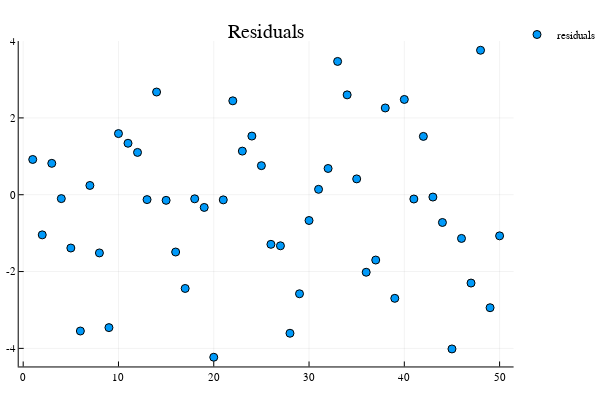

Notebook cell for this chart:
### Markdown cell above
Another way to visualize the residuals is to look at is as a scatter plot.  Each residual is above or below the $y=0$ line.

### Code cell
plot(collect([1:1:length(y)]), res, seriestype = :scatter, title = "Residuals", label = "residuals")

### Figure 1 — Plotly figure (JSON) as saved in the notebook; plotly's stock layout.template omitted (floating-point values rounded to 4 significant figures)
{"data": [{"colorbar": {"title": ""}, "legendgroup": "residuals", "marker": {"color": "rgba(0, 154, 250, 1.000)", "line": {"color": "rgba(0, 0, 0, 1.000)", "width": 1}, "size": 8, "symbol": "circle"}, "mode": "markers", "name": "residuals", "showlegend": true, "type": "scatter", "x": [1, 2, 3, 4, 5, 6, 7, 8, 9, 10, 11, 12, 13, 14, 15, 16, 17, 18, 19, 20, 21, 22, 23, 24, 25, 26, 27, 28, 29, 30, 31, 32, 33, 34, 35, 36, 37, 38, 39, 40, 41, 42, 43, 44, 45, 46, 47, 48, 49, 50], "xaxis": "x1", "y": [0.9176, -1.045, 0.8168, -0.1009, -1.387, -3.548, 0.2415, -1.515, -3.46, 1.592, 1.34, 1.102, -0.1267, 2.674, -0.1463, -1.491, -2.44, -0.1064, -0.3303, -4.231, -0.1335, 2.445, 1.135, 1.527, 0.7572, -1.291, -1.329, -3.606, -2.578, -0.6705, 0.1409, 0.6836, 3.47, 2.6, 0.4127, -2.018, -1.7, 2.259, -2.697, 2.481, -0.1113, 1.519, -0.06053, -0.7222, -4.015, -1.138, -2.299, 3.761, -2.941, -1.07], "yaxis": "y1", "zmax": null, "zmin": null}], "layout": {"annotations": [{"font": {"color": "rgba(0, 0, 0, 1.000)", "family": "sans-serif", "size": 20}, "rotation": 0, "showarrow": false, "text": "Residuals", "x": 0.5148, "xanchor": "center", "xref": "paper", "y": 1, "yanchor": "top", "yref": "paper"}], "height": 400, "legend": {"bgcolor": "rgba(255, 255, 255, 1.000)", "bordercolor": "rgba(0, 0, 0, 1.000)", "font": {"color": "rgba(0, 0, 0, 1.000)", "family": "sans-serif", "size": 11}, "tracegroupgap": 0, "x": 1, "y": 1}, "margin": {"b": 20, "l": 0, "r": 0, "t": 20}, "paper_bgcolor": "rgba(255, 255, 255, 1.000)", "plot_bgcolor": "rgba(255, 255, 255, 1.000)", "showlegend": true, "width": 600, "xaxis": {"anchor": "y1", "domain": [0.03619, 0.9934], "gridcolor": "rgba(0, 0, 0, 0.100)", "gridwidth": 0.5, "linecolor": "rgba(0, 0, 0, 1.000)", "mirror": false, "range": [-0.47, 51.47], "showgrid": true, "showline": true, "showticklabels": true, "tickangle": 0, "tickcolor": "rgb(0, 0, 0)", "tickfont": {"color": "rgba(0, 0, 0, 1.000)", "family": "sans-serif", "size": 11}, "tickmode": "array", "ticks": "inside", "ticktext": ["0", "10", "20", "30", "40", "50"], "tickvals": [0, 10, 20, 30, 40, 50], "title": "", "titlefont": {"color": "rgba(0, 0, 0, 1.000)", "family": "sans-serif", "size": 15}, "type": "-", "visible": true, "zeroline": false, "zerolinecolor": "rgba(0, 0, 0, 1.000)"}, "yaxis": {"anchor": "x1", "domain": [0.03762, 0.9415], "gridcolor": "rgba(0, 0, 0, 0.100)", "gridwidth": 0.5, "linecolor": "rgba(0, 0, 0, 1.000)", "mirror": false, "range": [-4.471, 4.001], "showgrid": true, "showline": true, "showticklabels": true, "tickangle": 0, "tickcolor": "rgb(0, 0, 0)", "tickfont": {"color": "rgba(0, 0, 0, 1.000)", "family": "sans-serif", "size": 11}, "tickmode": "array", "ticks": "inside", "ticktext": ["-4", "-2", "0", "2", "4"], "tickvals": [-4, -2, 0, 2, 4], "title": "", "titlefont": {"color": "rgba(0, 0, 0, 1.000)", "family": "sans-serif", "size": 15}, "type": "-", "visible": true, "zeroline": false, "zerolinecolor": "rgba(0, 0, 0, 1.000)"}}}
